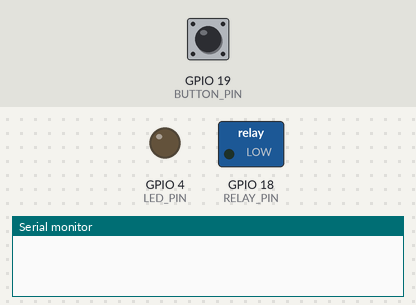
Recording of a sketch running on a simulated ESP32. On the bench: switched loads named in the sketch (green lamp = pin HIGH), output pins drawn as LEDs (lit = HIGH), the last lines printed to the serial monitor. The test bench sets the inputs (shaded band); at power-on: GPIO 19 (BUTTON_PIN) HIGH.

Above: at 1.2 s.
1.3 s: GPIO 19 (BUTTON_PIN) pulled LOW for 0.15 s
At 2.3 s:
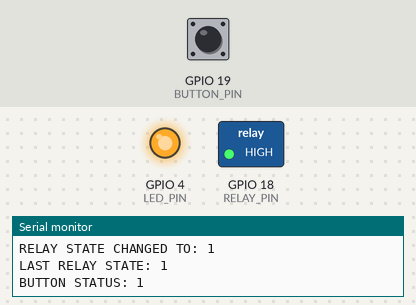
2.9 s: GPIO 19 (BUTTON_PIN) pulled LOW for 1 s
At 3.5 s:
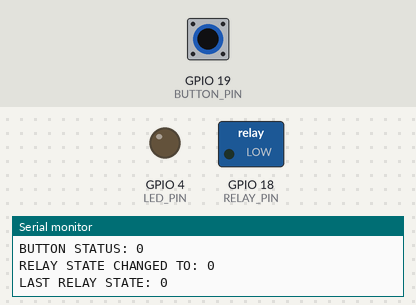
5.4 s: GPIO 19 (BUTTON_PIN) pulled LOW for 3.2 s
At 6.6 s:
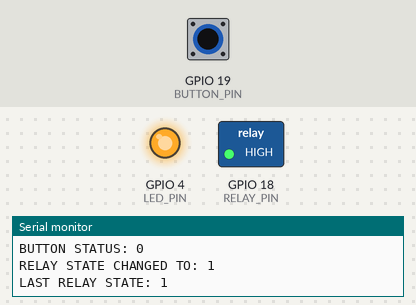
Timing chart, 0 to 8.4 s (numbered marks = the images above; inputs shaded):
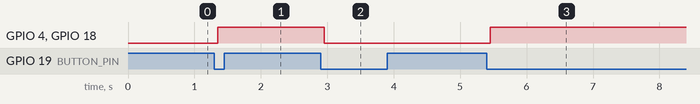

Measured:
- after the input at 1.3 s, GPIO 4 (LED_PIN), GPIO 18 (RELAY_PIN): LOW → HIGH after 0.05 s
- after the input at 2.9 s, GPIO 4 (LED_PIN), GPIO 18 (RELAY_PIN): HIGH → LOW after 0.05 s
- after the input at 5.4 s, GPIO 4 (LED_PIN), GPIO 18 (RELAY_PIN): LOW → HIGH after 0.05 s

The sketch:

11_ESP32_Relay.ino
```cpp
#define BUTTON_PIN 19
#define LED_PIN 4
#define RELAY_PIN 18

void setup() {
  Serial.begin(115200);
  pinMode(BUTTON_PIN, INPUT_PULLUP);
  pinMode(LED_PIN, OUTPUT);
  pinMode(RELAY_PIN, OUTPUT);
  digitalWrite(RELAY_PIN, LOW); // Agar relay mati pada awalnya
}

bool reading, lastButtonState = HIGH, buttonState = HIGH, relayState = false, lastRelayState = false;
uint32_t lastDebounceTime = 0;

void loop() {
  // Ambil status tombol
  reading = digitalRead(BUTTON_PIN);

  // Jika status button berubah (karena noise atau tekanan), reset timer debounce
  if (reading != lastButtonState) {
    Serial.print("BUTTON STATUS: ");
    Serial.println(reading);
    lastDebounceTime = millis();
  }

  // Cek apakah sudah melewati waktu debounce
  if ((millis() - lastDebounceTime) > 50) {
    // Jika status button sudah stabil
    if (reading != buttonState) {
      buttonState = reading;

      // Hanya ubah status relayState jika tombol ditekan
      if (buttonState == LOW) {
        relayState = !relayState;
      }
    }
  }

  // Hanya jalankan digitalWrite jika relayState berubah
  if (relayState != lastRelayState) {
    Serial.print("RELAY STATE CHANGED TO: ");
    Serial.println(relayState);

    digitalWrite(LED_PIN, relayState ? HIGH : LOW);
    digitalWrite(RELAY_PIN, relayState ? HIGH : LOW);

    lastRelayState = relayState; // Update state terakhir
    Serial.print("LAST RELAY STATE: ");
    Serial.println(lastRelayState);
  }

  // Simpan status button terakhir
  lastButtonState = reading;
}
```
